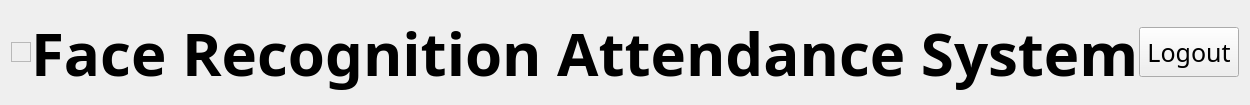
     <widget class="QWidget" name="Title" native="true">
      <layout class="QHBoxLayout" name="horizontalLayout_3">
       <property name="spacing">
        <number>0</number>
       </property>
       <item alignment="Qt::AlignHCenter|Qt::AlignVCenter">
        <widget class="QFrame" name="frame_6">
         <property name="sizePolicy">
          <sizepolicy hsizetype="Preferred" vsizetype="Preferred">
           <horstretch>0</horstretch>
           <verstretch>0</verstretch>
          </sizepolicy>
         </property>
         <property name="frameShape">
          <enum>QFrame::StyledPanel</enum>
         </property>
         <property name="frameShadow">
          <enum>QFrame::Raised</enum>
         </property>
         <layout class="QHBoxLayout" name="horizontalLayout_2"/>
        </widget>
       </item>
       <item>
        <widget class="QLabel" name="label_2">
         <property name="font">
          <font>
           <family>BlackChancery</family>
           <pointsize>45</pointsize>
           <weight>75</weight>
           <bold>true</bold>
           <underline>false</underline>
          </font>
         </property>
         <property name="text">
          <string>Face Recognition Attendance System</string>
         </property>
        </widget>
       </item>
       <item alignment="Qt::AlignRight">
        <widget class="QPushButton" name="logout">
         <property name="minimumSize">
          <size>
           <width>100</width>
           <height>50</height>
          </size>
         </property>
         <property name="font">
          <font>
           <family>white allies</family>
           <pointsize>19</pointsize>
          </font>
         </property>
         <property name="text">
          <string>Logout</string>
         </property>
         <property name="icon">
          <iconset>
           <normaloff>l.png</normaloff>l.png</iconset>
         </property>
         <property name="iconSize">
          <size>
           <width>36</width>
           <height>36</height>
          </size>
         </property>
        </widget>
       </item>
      </layout>
     </widget>
